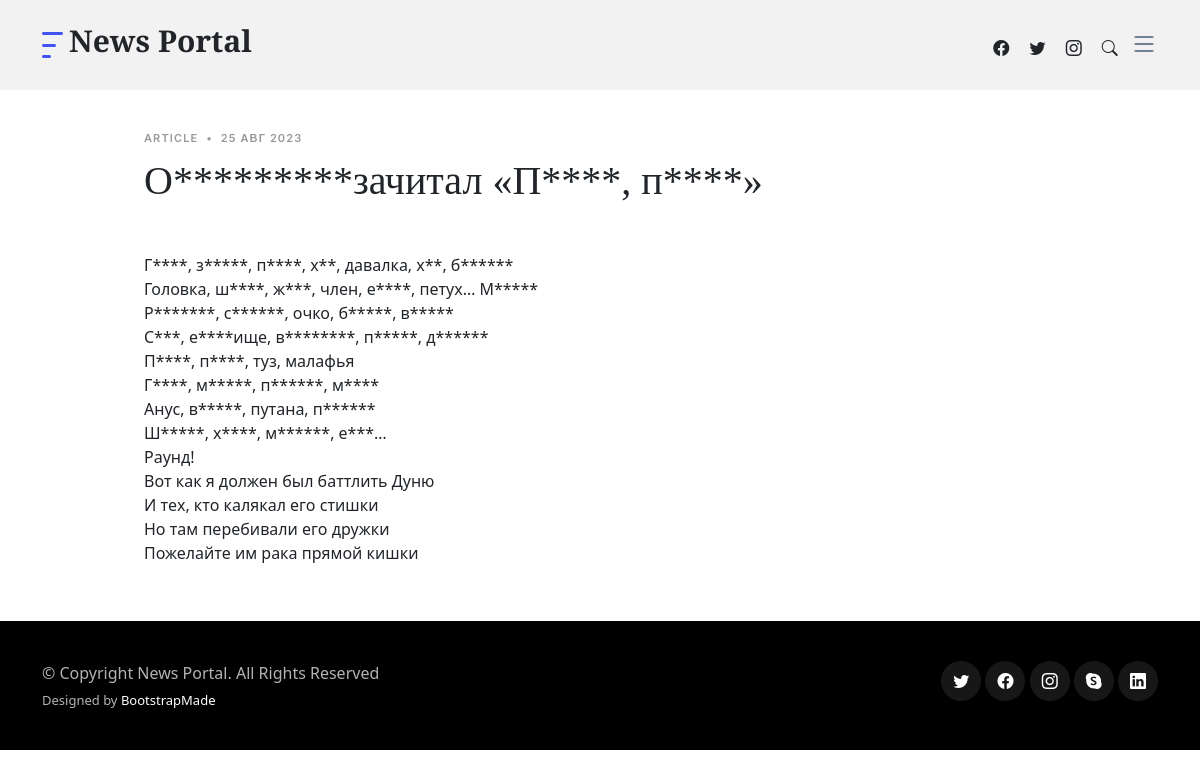
Page /news/4 on the committed database.
### news/models.py (models this page shows, shortened)
class Post(models.Model):
    author = models.ForeignKey(Author, on_delete=models.CASCADE, verbose_name="author", related_name="posts")
    POST_TYPES = [('article', 'Статья'), ('news', 'Новость')]
    post_type = models.CharField(choices=POST_TYPES, max_length=7, default='article')
    created_at = models.DateTimeField(auto_now_add=True)
    category = models.ManyToManyField(Category, through='PostCategory')
    title = models.CharField(max_length=255)
    text = models.TextField()
    rating = models.IntegerField(default=0)

### news/views.py (the view)
# urls.py: path('news/<int:pk>', views.PostDetail.as_view()),
class PostDetail(DetailView):
    model = Post
    template_name = 'post.html'
    context_object_name = 'post'

### templates/post.html (shortened to what this page needs)
{% extends 'default.html' %}
{% load pro_filters %}
{% block content %}
    <section class="single-post-content">
        <div class="container">
            <div class="row">
                <div class="col-md-9 post-content" data-aos="fade-up">
                    <div class="single-post">
                        <div class="post-meta"><span>{{ post.post_type }}</span> <span class="mx-1">&bullet;</span> <span>{{ post.created_at|date:'d M Y' }}</span></div>
                        <h1 class="mb-5">{{ post.title|censor }}</h1>
                        <p>{{ post.text|censor|safe }}</p>
                        </div>
                    </div>
                </div>
            </div>
        </section>
{% endblock %}

### assets/css/variables.css (style rules this page uses)
:root { --font-default: 'EB Garamond', system-ui, -apple-system, "Segoe UI", Roboto, "Helvetica Neue", Arial, "Noto Sans", "Liberation Sans", sans-serif, "Apple Color Emoji", "Segoe UI Emoji", "Segoe UI Symbol", "Noto Color Emoji"; --font-primary: 'EB Garamond', serif; --font-secondary: 'Inter', sans-serif; --color-default: #212529; --color-default-rgb: 33, 37, 41; --color-links: #212529; --color-links-hover: #15171a; --color-primary: #212529; --color-primary-light: #26282c; --color-primary-dark: #0b0c0e; --color-primary-rgb: 33, 37, 41; --color-primary-light-rgb: 38, 40, 44; --color-primary-dark-rgb: 11, 12, 14; --color-secondary: #596d80; --color-secondary-light: #8498aa; --color-secondary-dark: #404f5c; --color-secondary-rgb: 89, 109, 128; --color-secondary-light-rgb: 132, 152, 170; --color-secondary-dark-rgb: 64, 79, 92; --color-blue: #0d6efd; --color-blue-rgb: 13, 110, 253; --color-indigo: #6610f2; --color-indigo-rgb: 102, 16, 242; --color-purple: #6f42c1; --color-purple-rgb: 111, 66, 193; --color-pink: #f3268c; --color-pink-rgb: 243, 38, 140; --color-red: #df1529; --color-red-rgb: 223, 21, 4; --color-orange: #fd7e14; --color-orange-rgb: 253, 126, 20; --color-yellow: #ffc107; --color-yellow-rgb: 255, 193, 7; --color-green: #059652; --color-green-rgb: 5, 150, 82; --color-teal: #20c997; --color-teal-rgb: 32, 201, 151; --color-cyan: #0dcaf0; --color-cyan-rgb: 13, 202, 240; --color-white: #ffffff; --color-white-rgb: 255, 255, 255; --color-gray: #6c757d; --color-gray-rgb: 108, 117, 125; --color-black: #000000; --color-black-rgb: 0, 0, 0; }
:root { --bs-blue: var(--color-blue); --bs-indigo: var(--color-indigo); --bs-purple: var(--color-purple); --bs-pink: var(--color-pink); --bs-red: var(--color-red); --bs-orange: var(--color-orange); --bs-yellow: var(--color-yellow); --bs-green: var(--color-green); --bs-teal: var(--color-teal); --bs-cyan: var(--color-cyan); --bs-white: var(--color-white); --bs-gray: var(--color-gray); --bs-gray-dark: #343a40; --bs-gray-100: #f8f9fa; --bs-gray-200: #e9ecef; --bs-gray-300: #dee2e6; --bs-gray-400: #ced4da; --bs-gray-500: #adb5bd; --bs-gray-600: #6c757d; --bs-gray-700: #495057; --bs-gray-800: #343a40; --bs-gray-900: #212529; --bs-primary: var(--color-blue); --bs-secondary: var(--color-blue); --bs-success: #198754; --bs-info: #0dcaf0; --bs-warning: #ffc107; --bs-danger: #dc3545; --bs-light: #f8f9fa; --bs-dark: #212529; --bs-primary-rgb: var(--color-primary-rgb); --bs-secondary-rgb: var(--color-secondary-rgb); --bs-success-rgb: 25, 135, 84; --bs-info-rgb: 13, 202, 240; --bs-warning-rgb: 255, 193, 7; --bs-danger-rgb: 220, 53, 69; --bs-light-rgb: 248, 249, 250; --bs-dark-rgb: 33, 37, 41; --bs-white-rgb: var(--color-white-rgb); --bs-black-rgb: var(--color-black-rgb); --bs-body-color-rgb: var(--color-default-rgb); --bs-body-bg-rgb: 255, 255, 255; --bs-font-sans-serif: var(--font-default); --bs-font-monospace: SFMono-Regular, Menlo, Monaco, Consolas, "Liberation Mono", "Courier New", monospace; --bs-gradient: linear-gradient(180deg, rgba(255, 255, 255, 0.15), rgba(255, 255, 255, 0)); --bs-body-font-family: var(--font-default); --bs-body-font-size: 1rem; --bs-body-font-weight: 400; --bs-body-line-height: 1.5; --bs-body-color: var(--color-default); --bs-body-bg: #fff; }

### assets/css/main.css (style rules this page uses)
:root { scroll-behavior: smooth; }
body { color: rgba(var(--color-primary-rgb), 1); }
h1, h2, h3, h4, h5, h6 { font-family: var(--font-primary); }
section { padding: 40px 0; overflow: hidden; }
section { scroll-margin-top: 70px; }
.post-meta { font-size: 11px; letter-spacing: 0.07rem; text-transform: uppercase; font-weight: 600; font-family: var(--font-secondary); color: rgba(var(--color-black-rgb), 0.4); margin-bottom: 10px; }
.post-content { padding-left: 10%; padding-right: 10%; }

### rows in the picture
Post: post_type "ARTICLE", created_at "25 АВГ 2023", title|censor "O*********зачитал «П****, п****»", text|censor "Г****, з*****, п****, х**, давалка, х**, б****** Головка, ш****, ж***, член, е****, петух… М***** Р*******, с******, очко, б*****, в***** С***, е****ище, в********, п*****, д****** П****, п****, туз, малафья Г****, м*****, п******, м**** Анус, в*****, путана, п****** Ш*****, х****, м******, е***… Раунд! Вот как я должен был баттлить Дуню И тех, кто калякал его стишки Но там перебивали его дружки Пожелайте им рака прямой кишки"
